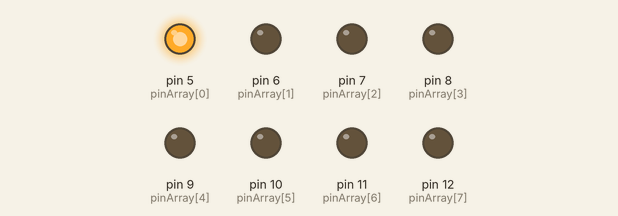
Simulated run of this sketch. Board: Arduino Uno, built with avr-gcc and run on an emulated ATmega328P. On the bench: output pins drawn as LEDs (lit = HIGH).

Above: at 0.02 s.
At 0.47 s:
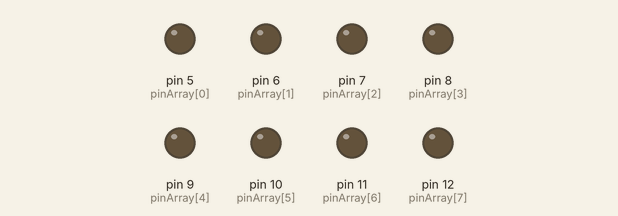
At 0.92 s:
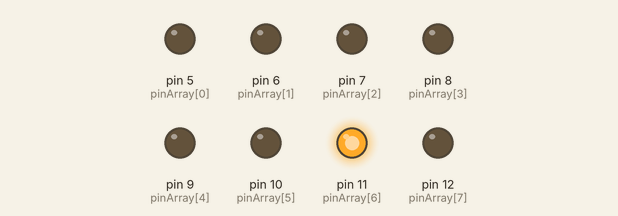
At 1.82 s:
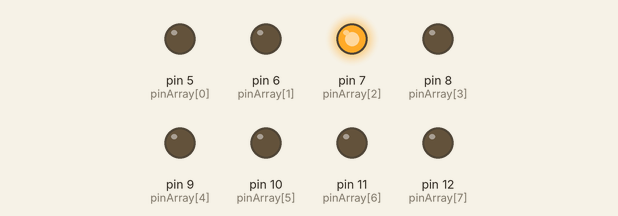
At 2.62 s:
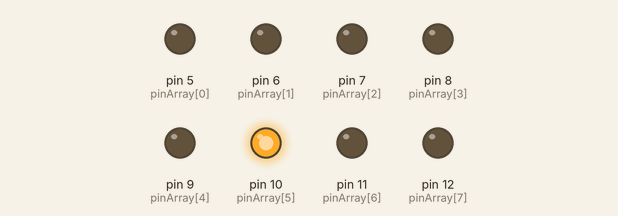
At 3.62 s:
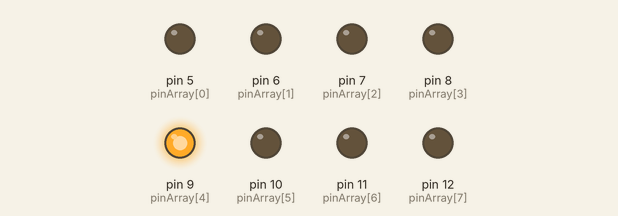
Timing chart, 0 to 3.9 s (numbered marks = the images above):
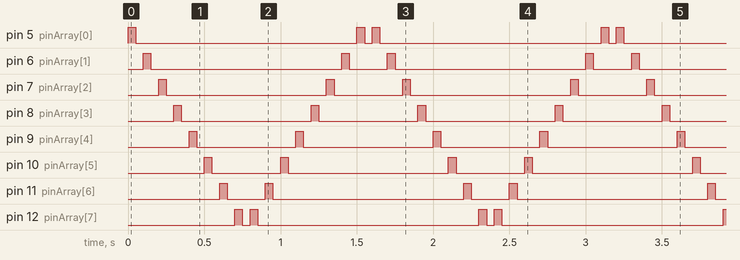

The sketch:

_05_led_animace_funkce_pole_cyklus_for.ino
```cpp
int pinArray[] = {5, 6, 7, 8, 9, 10, 11, 12};
int count = 0;
int timer = 50;

void setup(){
  for (count=0;count<8;count++) {
    pinMode(pinArray[count], OUTPUT);
  }
}

void loop() {
  for (count=0;count<8;count++) {
   changeLED(pinArray[count]);
  }
  for (count=7;count>=0;count--) {
   changeLED(pinArray[count]);
  }
}

void changeLED(int pin) {
   digitalWrite(pin, HIGH);
   delay(timer);
   digitalWrite(pin, LOW);
   delay(timer);
}
```

Measured:
- by itself, pin 5 (pinArray[0]): repeats every 1.6 s: LOW 1.5 s, HIGH 0.05 s, LOW 0.05 s, HIGH 0.05 s
- by itself, pin 6 (pinArray[1]): repeats every 1.6 s: LOW 1.3 s, HIGH 0.05 s, LOW 0.25 s, HIGH 0.05 s
- by itself, pin 7 (pinArray[2]): repeats every 1.6 s: LOW 1.1 s, HIGH 0.05 s, LOW 0.45 s, HIGH 0.05 s
- by itself, pin 8 (pinArray[3]): repeats every 1.6 s: LOW 0.85 s, HIGH 0.05 s, LOW 0.65 s, HIGH 0.05 s
- by itself, pin 9 (pinArray[4]): repeats every 1.6 s: LOW 0.65 s, HIGH 0.05 s, LOW 0.85 s, HIGH 0.05 s
- by itself, pin 10 (pinArray[5]): repeats every 1.6 s: LOW 0.45 s, HIGH 0.05 s, LOW 1.1 s, HIGH 0.05 s
- by itself, pin 11 (pinArray[6]): repeats every 1.6 s: LOW 0.25 s, HIGH 0.05 s, LOW 1.3 s, HIGH 0.05 s
- by itself, pin 12 (pinArray[7]): repeats every 1.6 s: LOW 0.05 s, HIGH 0.05 s, LOW 1.5 s, HIGH 0.05 s
